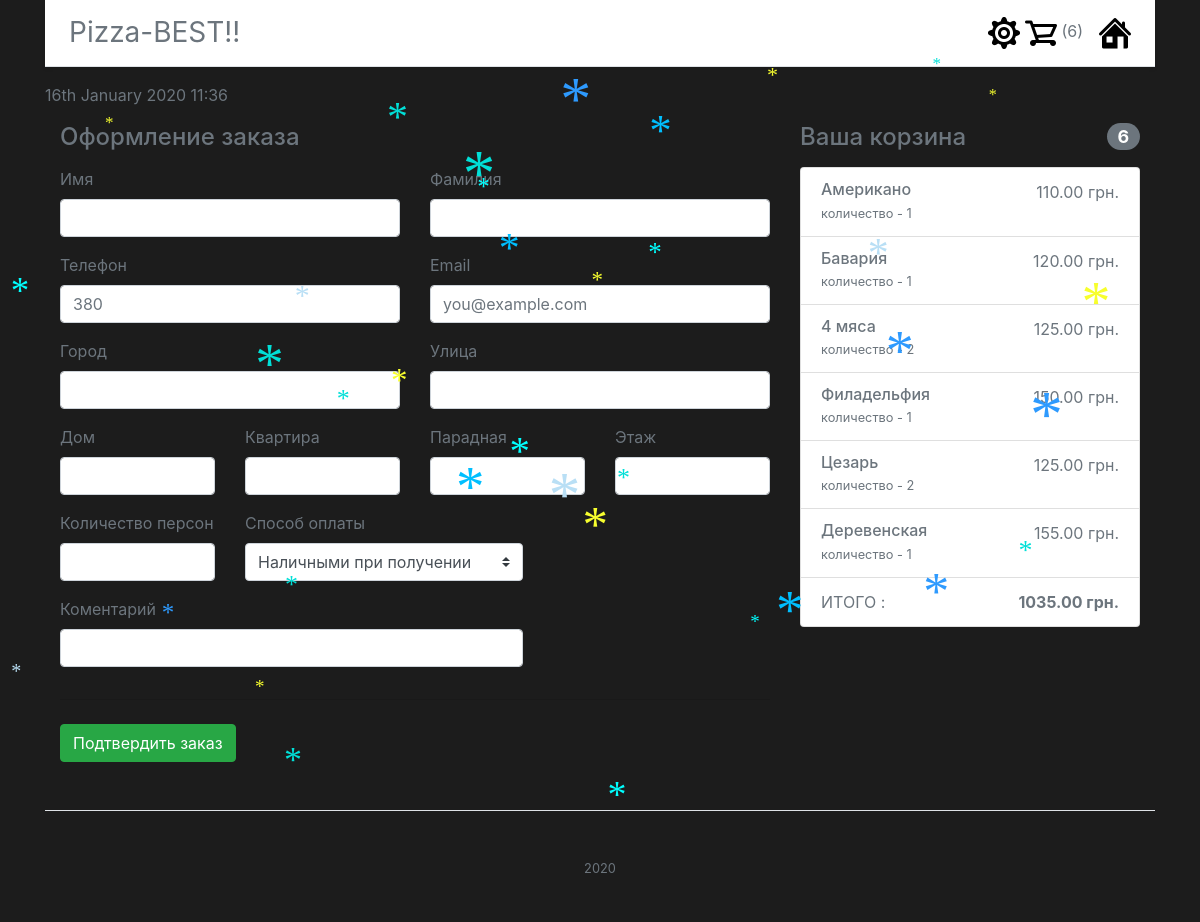
Page /cart/shipping/ on the committed database.
### pizza/models.py (models this page shows, shortened)
class Order(models.Model):
    pizzas = models.ManyToManyField(InstancePizza, blank=True)
    full_price = models.DecimalField(max_digits=12, decimal_places=2, default=0)

class InstancePizza(models.Model):
    name = models.CharField('Название', max_length=40)
    size = models.ForeignKey(Size, on_delete=models.CASCADE, verbose_name='Размер')
    price = models.DecimalField('Цена', max_digits=7, decimal_places=2, default=0)
    count = models.PositiveIntegerField('Количество', default=1)
    pizza_template = models.ForeignKey(Pizza, on_delete=models.CASCADE)

### pizza/views.py (the view, shortened to what this page needs)
# urls.py: path('cart/shipping/', views.ShippingOrderView.as_view(), name='shipping'),
class ShippingOrderView(FormView):
    template_name = 'shipping.html'
    form_class = ShippingOrderForm
    success_url = 'create/'
    def get_context_data(self, **kwargs):
        context = super(ShippingOrderView, self).get_context_data(**kwargs)
        context['order'] = Order.objects.first()
        return context

### pizza/forms.py
class ShippingOrderForm(ModelForm):
    apartment = forms.CharField(required=False)
    front_door = forms.ImageField(required=False)
    floor = forms.ImageField(required=False)
    comment = forms.CharField(required=False)
    type_payment = forms.ChoiceField(required=False, choices=[
        ['cash', 'Наличными при получении'],
        ['card', 'Оплата картой']
    ])
    class Meta:
        model = ShippingOrder
        fields = ['first_name', 'last_name', 'email', 'phone', 'city',
                  'street', 'house', 'apartment', 'front_door',
                  'floor', 'number_persons', 'type_payment', 'comment', ]

### pizza/clientip.py (called while the page is built)
def list_ip(request):
    client_ip = get_client_ip(request)
    if LIST_IP.get(client_ip):
        print("IP такой есть = ", client_ip)
    else:
        LIST_IP[client_ip] = client_ip
        print("IP новый = ", client_ip)

def get_client_ip(request):
    x_forwarded_for = request.META.get('HTTP_X_FORWARDED_FOR')
    if x_forwarded_for:
        client_ip = x_forwarded_for.split(',')[0]
    else:
        client_ip = request.META.get('REMOTE_ADDR')
    return client_ip

### pizza/context_processors.py (called while the page is built)
def context_pizza(request):
    return {
        'pizzas': Pizza.objects.all(),
        'order': Order.objects.first(),
    }

### pizza/templates/shipping.html (shortened to what this page needs)
{% extends "index.html"  %}
{% block application %}
   <div class="container">
      <div class="row">
        <div class="col-md-4 order-md-2 mb-4">
          <h4 class="d-flex justify-content-between align-items-center mb-3">
            <span class="text-muted">Ваша корзина</span>
            <span class="badge badge-secondary badge-pill">{{ order.pizzas.all|length }}</span>
          </h4>
          <ul class="list-group mb-3">
            {% for pizza in order.pizzas.all %}
            <li class="list-group-item d-flex justify-content-between lh-condensed">
              <div>
                <h6 class="my-0">{{pizza.name}}</h6>
                <small class="text-muted"> количество - {{pizza.count}}</small>
              </div>
              <span class="text-muted">{{pizza.price}} грн.</span>
            </li>{% endfor %}
            <li class="list-group-item d-flex justify-content-between">
                <span>ИТОГО :</span>
                <strong>{{ order.full_price }} грн.</strong>
            </li>
          </ul>
        </div>
        <div class="col-md-8 order-md-1">
          <h4 class="mb-3">Оформление заказа</h4>
          <form class="needs-validation"   method="post">
            <div class="row">
              <div class="col-md-6 mb-3">
                <label>Имя</label>
                <input type="text" class="form-control" name="first_name" id="id_first_name" required>
              </div>
              <div class="col-md-6 mb-3">
                <label for="id_last_name">Фамилия</label>
                <input type="text" class="form-control"  name="last_name" id="id_last_name" value="" required>
              </div>
            </div>
            <div class="row">
              <div class="col-md-6 mb-3">
                <label for="id_phone">Телефон</label>
                <input type="number" class="form-control" name="phone" id="id_phone" placeholder="380" required>
              </div>
              <div class="col-md-6 mb-3">
                <label for="id_email">Email </label>
                <input type="email" class="form-control" name="email" id="id_email" placeholder="you@example.com" required>
              </div>
            </div>
            <div class="row">
              <div class="col-md-6 mb-3">
                <label for="id_city">Город</label>
                <input type="text" class="form-control" name="city" id="id_city" placeholder="" required>
              </div>
              <div class="col-md-6 mb-3">
                <label for="id_street">Улица</label>
                <input type="text" class="form-control" name="street" id="id_street" placeholder="" required>
              </div>
            </div>
            <div class="row">
              <div class="col-md-3 mb-3">
                <label for="id_house">Дом</label>
                <input type="text" class="form-control" name="house" id="id_house" placeholder="" required>
              </div>
              <div class="col-md-3 mb-3">
                <label for="id_apartment">Квартира</label>
                <input type="text" class="form-control" name="apartment" id="id_apartment" placeholder="" >
              </div>
              <div class="col-md-3 mb-3">
                <label for="id_front_door">Парадная</label>
                <input type="number" class="form-control" name="front_door" id="id_front_door" placeholder="" >
              </div>
              <div class="col-md-3 mb-3">
                <label for="id_floor">Этаж</label>
                <input type="number" class="form-control" name="floor" id="id_floor" placeholder="" >
              </div>
            </div>
            <div class="row">
              <div class="col-md-3 mb-3">
                <label for="id_number_persons">Количество персон</label>
                <input type="number" class="form-control" name="number_persons" id="id_number_persons" placeholder="" required>
              </div>
              <div class="col-md-5 mb-3">
                <label for="id_type_payment"> Способ оплаты</label>
                <select class="custom-select d-block w-100" name="type_payment" id="id_type_payment" required>
                  <option value="cash">Наличными при получении</option>
                </select>
              </div>
              <div class="col-md-8 mb-3">
                <label for="id_comment">Коментарий</label>
                <input type="text" class="form-control" name="comment" id="id_comment" placeholder="" >
              </div>
            </div>
            <hr class="mb-4">
              <input type="submit" class="btn btn-success" value="Подтвердить заказ">
          </form>
        </div>
      </div>
    </div>
{% endblock %}

### pizza/templates/header.html
{% load static %}
<div class="page-header ">
    <div class="d-flex flex-column flex-md-row align-items-center p-3 px-md-4 mb-3 bg-white border-bottom shadow-sm">
        <h3 class="my-0 mr-md-auto font-weight-normal">Pizza-BEST!!</h3>
        <nav class="my-2 my-md-0 mr-md-3">
            <a href="/admin/"><img class="text-hide" src="{% static 'images/cog.png'%}" alt="Admin"> </a>
            <a href="{% url 'cart'%}"><img class="text-hide" src="{% static 'images/shopping_cart.png'%}"
                                           alt="Cart"></a>
            <a>({{ order.pizzas.all|length }})</a>
        </nav>
        <a href="{% url 'home'%}"> <img class="text-hide" src="{% static 'images/home2.png'%}" alt="Home"></a>
    </div>
</div>

### pizza/templates/index.html (style rules this page uses)
body { background: #1C1C1C; color: #6c757d; }

### rows in the picture
Order: pizzas.all|length "6", full_price "1035.00"
InstancePizza: name "Американо", count "1", price "110.00"
InstancePizza: name "Бавария", count "1", price "120.00"
InstancePizza: name "4 мяса", count "2", price "125.00"
InstancePizza: name "Филадельфия", count "1", price "150.00"
InstancePizza: name "Цезарь", count "2", price "125.00"
InstancePizza: name "Деревенская", count "1", price "155.00"
